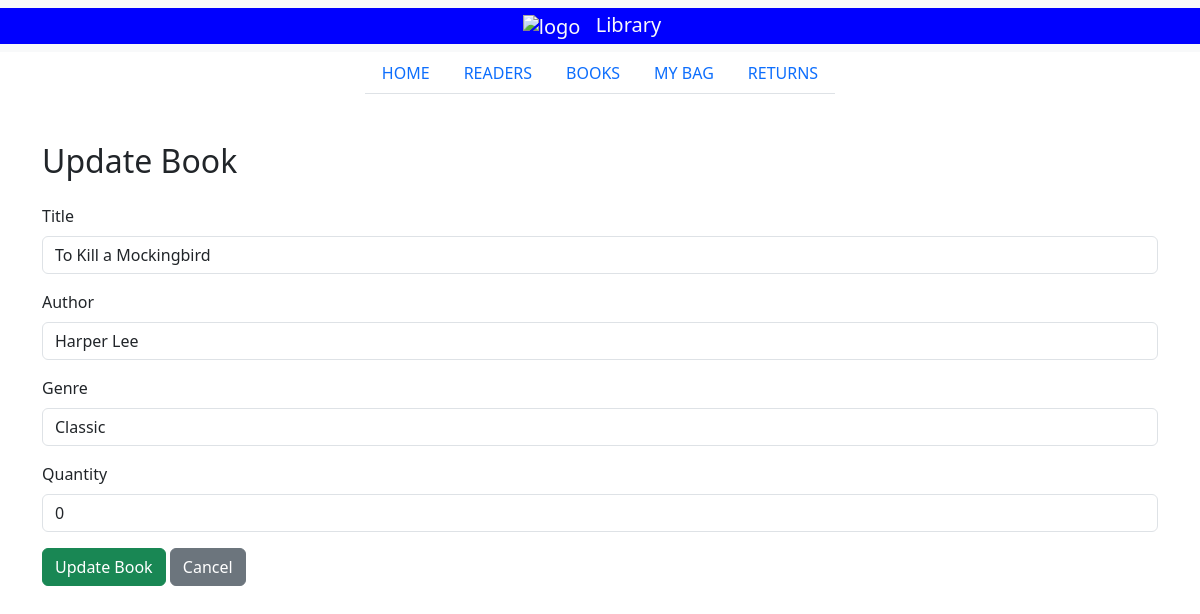
The app's page /books/update/3/ with its own data.
### lims_app/models.py (models this page shows, shortened)
class Book(models.Model):
    title = models.CharField(max_length=200)
    author = models.CharField(max_length=200)
    genre = models.CharField(max_length=100)
    available_quantity = models.PositiveIntegerField(default=1)

### lims_app/views.py (the view, shortened to what this page needs)
# urls.py: path('books/update/<int:book_id>/', views.update_book, name='update_book'),
def update_book(request, book_id):
    book = Book.objects.get(id=book_id)
    return render(request, 'update_book.html', {'book': book})

### lims_app/templates/update_book.html (shortened to what this page needs)
{% extends "index.html" %}
{% block main_content %}
<div class="container mt-5">
    <h2 class="mb-4">Update Book</h2>
    <form method="post">
        <div class="mb-3">
            <label class="form-label">Title</label>
            <input type="text" name="title" class="form-control" value="{{ book.title }}" required>
        </div>
        <div class="mb-3">
            <label class="form-label">Author</label>
            <input type="text" name="author" class="form-control" value="{{ book.author }}" required>
        </div>
        <div class="mb-3">
            <label class="form-label">Genre</label>
            <input type="text" name="genre" class="form-control" value="{{ book.genre }}" required>
        </div>
        <div class="mb-3">
            <label class="form-label">Quantity</label>
            <input type="number" name="available_quantity" class="form-control" value="{{ book.available_quantity }}" min="1" required>
        </div>
        <button type="submit" class="btn btn-success">Update Book</button>
        <a href="{% url 'book_list' %}" class="btn btn-secondary">Cancel</a>
    </form>
</div>
{% endblock %}

### records on screen
Book: title "To Kill a Mockingbird", author "Harper Lee", genre "Classic", available_quantity "0"
